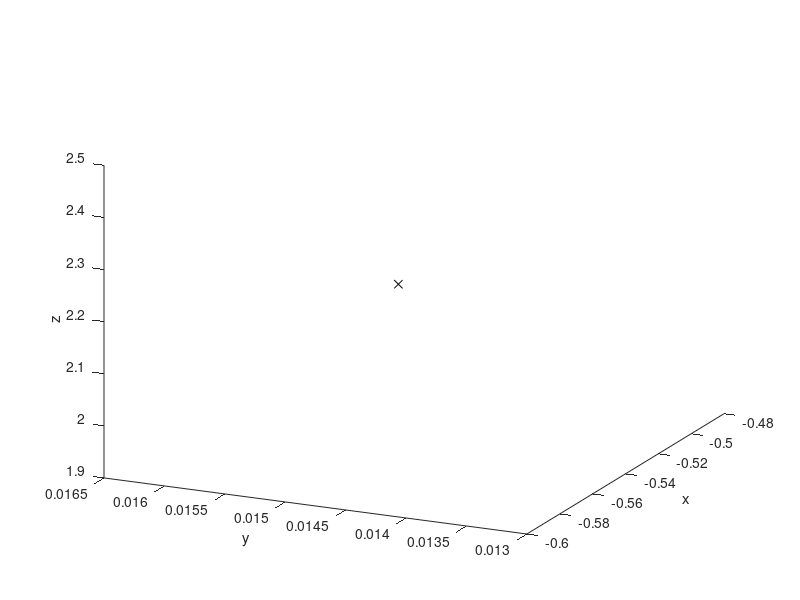

The MATLAB source for this figure: (Note: this script raises an error after producing the figure.)
% script RR_Sim_Lorenz
% A simple RK4 simulation of the Lorenz attractor.
%% Renaissance Repository, https://github.com/tbewley/RR/tree/main/RR_chap07
%% Copyright 2024 by Thomas Bewley, distributed under BSD 3-Clause License.

clear, close all, T=100; h=0.01; x=2*randn(3,1);             % Set up simulation
plot3(x(1),x(2),x(3),'kx'); view([-65 23]); hold on          % Set up plot
xlabel('x'), ylabel('y'), zlabel('z')
for t=0:h:T
   k1=RHS(x); k2=RHS(x+h*k1/2); k3=RHS(x+h*k2/2); k4=RHS(x+h*k3);
   xnew=x+h*(k1/6+k2/3+k3/3+k4/6);
   plot3([xnew(1) x(1)],[xnew(2) x(2)],[xnew(3) x(3)]);
   x=xnew; pause(0.001);
end
%%%%%%%%
function k=RHS(x)
sig=4; b=1; rbar=3*sig*(sig+b+3)/(sig-b-1);  % Define constants for Lorenz
k=[sig*(x(2)-x(1)); -x(2)-x(1)*x(3); -b*x(3)+x(1)*x(2)-b*rbar];
end
